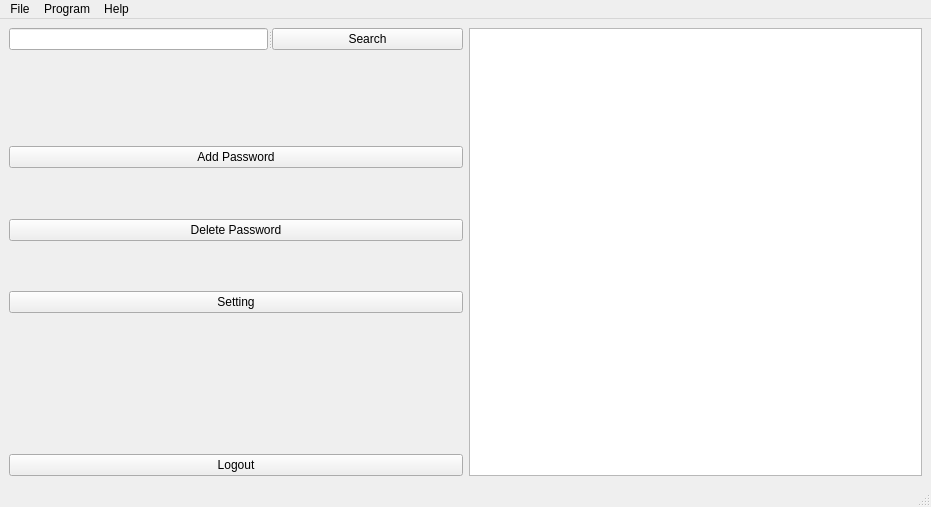
<?xml version="1.0" encoding="UTF-8"?>
<ui version="4.0">
 <class>MainWindow</class>
 <widget class="QMainWindow" name="MainWindow">
  <property name="geometry">
   <rect>
    <x>0</x>
    <y>0</y>
    <width>931</width>
    <height>507</height>
   </rect>
  </property>
  <property name="windowTitle">
   <string>Gidra</string>
  </property>
  <widget class="QWidget" name="centralwidget">
   <layout class="QGridLayout" name="gridLayout_2">
    <item row="0" column="0">
     <layout class="QHBoxLayout" name="horizontalLayout">
      <item>
       <layout class="QVBoxLayout" name="verticalLayout_3">
        <item>
         <layout class="QVBoxLayout" name="verticalLayout_2">
          <item>
           <layout class="QGridLayout" name="gridLayout">
            <item row="11" column="0">
             <spacer name="verticalSpacer_5">
              <property name="orientation">
               <enum>Qt::Vertical</enum>
              </property>
              <property name="sizeHint" stdset="0">
               <size>
                <width>20</width>
                <height>40</height>
               </size>
              </property>
             </spacer>
            </item>
            <item row="12" column="0">
             <spacer name="verticalSpacer_2">
              <property name="orientation">
               <enum>Qt::Vertical</enum>
              </property>
              <property name="sizeHint" stdset="0">
               <size>
                <width>20</width>
                <height>40</height>
               </size>
              </property>
             </spacer>
            </item>
            <item row="5" column="0">
             <widget class="QPushButton" name="addButton">
              <property name="text">
               <string>Add Password</string>
              </property>
             </widget>
            </item>
            <item row="6" column="0">
             <spacer name="verticalSpacer_3">
              <property name="orientation">
               <enum>Qt::Vertical</enum>
              </property>
              <property name="sizeHint" stdset="0">
               <size>
                <width>20</width>
                <height>40</height>
               </size>
              </property>
             </spacer>
            </item>
            <item row="2" column="0">
             <widget class="QSplitter" name="splitter">
              <property name="orientation">
               <enum>Qt::Horizontal</enum>
              </property>
              <widget class="QLineEdit" name="searchLineEdit">
               <property name="text">
                <string/>
               </property>
              </widget>
              <widget class="QPushButton" name="searchButton">
               <property name="text">
                <string>Search</string>
               </property>
              </widget>
             </widget>
            </item>
            <item row="4" column="0">
             <spacer name="verticalSpacer">
              <property name="orientation">
               <enum>Qt::Vertical</enum>
              </property>
              <property name="sizeHint" stdset="0">
               <size>
                <width>20</width>
                <height>40</height>
               </size>
              </property>
             </spacer>
            </item>
            <item row="9" column="0">
             <widget class="QPushButton" name="settingButton">
              <property name="text">
               <string>Setting</string>
              </property>
             </widget>
            </item>
            <item row="8" column="0">
             <spacer name="verticalSpacer_4">
              <property name="orientation">
               <enum>Qt::Vertical</enum>
              </property>
              <property name="sizeHint" stdset="0">
               <size>
                <width>20</width>
                <height>40</height>
               </size>
              </property>
             </spacer>
            </item>
            <item row="7" column="0">
             <widget class="QPushButton" name="delButton">
              <property name="text">
               <string>Delete Password</string>
              </property>
             </widget>
            </item>
            <item row="10" column="0">
             <spacer name="verticalSpacer_6">
              <property name="orientation">
               <enum>Qt::Vertical</enum>
              </property>
              <property name="sizeHint" stdset="0">
               <size>
                <width>20</width>
                <height>40</height>
               </size>
              </property>
             </spacer>
            </item>
            <item row="3" column="0">
             <spacer name="verticalSpacer_7">
              <property name="orientation">
               <enum>Qt::Vertical</enum>
              </property>
              <property name="sizeHint" stdset="0">
               <size>
                <width>20</width>
                <height>40</height>
               </size>
              </property>
             </spacer>
            </item>
           </layout>
          </item>
          <item>
           <widget class="QPushButton" name="LogutButton">
            <property name="text">
             <string>Logout</string>
            </property>
           </widget>
          </item>
         </layout>
        </item>
       </layout>
      </item>
      <item>
       <layout class="QVBoxLayout" name="verticalLayout">
        <item>
         <widget class="QTableView" name="mainPasswordsTable"/>
        </item>
       </layout>
      </item>
     </layout>
    </item>
   </layout>
  </widget>
  <widget class="QStatusBar" name="statusbar"/>
  <widget class="QMenuBar" name="menubar">
   <property name="geometry">
    <rect>
     <x>0</x>
     <y>0</y>
     <width>931</width>
     <height>29</height>
    </rect>
   </property>
   <widget class="QMenu" name="menuFile">
    <property name="title">
     <string>File</string>
    </property>
    <addaction name="separator"/>
    <addaction name="separator"/>
    <addaction name="actionLogout"/>
   </widget>
   <widget class="QMenu" name="menuProgram">
    <property name="title">
     <string>Program</string>
    </property>
    <addaction name="actionettings"/>
   </widget>
   <widget class="QMenu" name="menuHelp">
    <property name="title">
     <string>Help</string>
    </property>
    <addaction name="actionAbout"/>
    <addaction name="actionManual"/>
   </widget>
   <addaction name="menuFile"/>
   <addaction name="menuProgram"/>
   <addaction name="menuHelp"/>
  </widget>
  <action name="actionAdd">
   <property name="text">
    <string>Add password</string>
   </property>
  </action>
  <action name="actionDelete_password">
   <property name="text">
    <string>Delete password</string>
   </property>
  </action>
  <action name="actionSearch_password">
   <property name="text">
    <string>Search password</string>
   </property>
  </action>
  <action name="actionExport_database">
   <property name="text">
    <string>Export database</string>
   </property>
  </action>
  <action name="actionLogout">
   <property name="text">
    <string>Logout</string>
   </property>
  </action>
  <action name="actionExit">
   <property name="text">
    <string>Exit</string>
   </property>
  </action>
  <action name="actionSettings">
   <property name="text">
    <string>Settings</string>
   </property>
  </action>
  <action name="actionAbout">
   <property name="text">
    <string>About</string>
   </property>
  </action>
  <action name="actionManual">
   <property name="text">
    <string>Manual</string>
   </property>
  </action>
  <action name="actionettings">
   <property name="text">
    <string>Settings</string>
   </property>
  </action>
 </widget>
 <tabstops>
  <tabstop>searchLineEdit</tabstop>
  <tabstop>addButton</tabstop>
  <tabstop>searchButton</tabstop>
  <tabstop>settingButton</tabstop>
  <tabstop>delButton</tabstop>
  <tabstop>LogutButton</tabstop>
  <tabstop>mainPasswordsTable</tabstop>
 </tabstops>
 <resources/>
 <connections/>
</ui>
